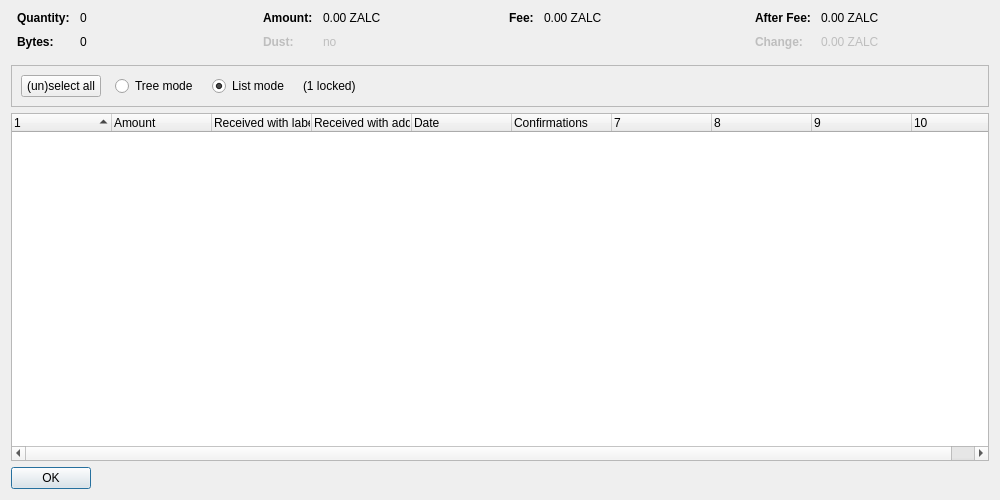
<?xml version="1.0" encoding="UTF-8"?>
<ui version="4.0">
 <class>CoinControlDialog</class>
 <widget class="QDialog" name="CoinControlDialog">
  <property name="geometry">
   <rect>
    <x>0</x>
    <y>0</y>
    <width>1000</width>
    <height>500</height>
   </rect>
  </property>
  <property name="windowTitle">
   <string>Coin Selection</string>
  </property>
  <layout class="QVBoxLayout" name="verticalLayout">
   <item>
    <layout class="QHBoxLayout" name="horizontalLayoutTop" stretch="0,0,0,0">
     <property name="topMargin">
      <number>0</number>
     </property>
     <property name="bottomMargin">
      <number>10</number>
     </property>
     <item>
      <layout class="QFormLayout" name="formLayoutCoinControl1">
       <property name="horizontalSpacing">
        <number>10</number>
       </property>
       <property name="verticalSpacing">
        <number>10</number>
       </property>
       <property name="leftMargin">
        <number>6</number>
       </property>
       <property name="rightMargin">
        <number>6</number>
       </property>
       <item row="0" column="0">
        <widget class="QLabel" name="labelCoinControlQuantityText">
         <property name="font">
          <font>
           <weight>75</weight>
           <bold>true</bold>
          </font>
         </property>
         <property name="text">
          <string>Quantity:</string>
         </property>
        </widget>
       </item>
       <item row="0" column="1">
        <widget class="QLabel" name="labelCoinControlQuantity">
         <property name="cursor">
          <cursorShape>IBeamCursor</cursorShape>
         </property>
         <property name="contextMenuPolicy">
          <enum>Qt::ActionsContextMenu</enum>
         </property>
         <property name="text">
          <string notr="true">0</string>
         </property>
         <property name="textInteractionFlags">
          <set>Qt::LinksAccessibleByMouse|Qt::TextSelectableByKeyboard|Qt::TextSelectableByMouse</set>
         </property>
        </widget>
       </item>
       <item row="1" column="0">
        <widget class="QLabel" name="labelCoinControlBytesText">
         <property name="font">
          <font>
           <weight>75</weight>
           <bold>true</bold>
          </font>
         </property>
         <property name="text">
          <string>Bytes:</string>
         </property>
        </widget>
       </item>
       <item row="1" column="1">
        <widget class="QLabel" name="labelCoinControlBytes">
         <property name="cursor">
          <cursorShape>IBeamCursor</cursorShape>
         </property>
         <property name="contextMenuPolicy">
          <enum>Qt::ActionsContextMenu</enum>
         </property>
         <property name="text">
          <string notr="true">0</string>
         </property>
         <property name="textInteractionFlags">
          <set>Qt::LinksAccessibleByMouse|Qt::TextSelectableByKeyboard|Qt::TextSelectableByMouse</set>
         </property>
        </widget>
       </item>
      </layout>
     </item>
     <item>
      <layout class="QFormLayout" name="formLayoutCoinControl2">
       <property name="horizontalSpacing">
        <number>10</number>
       </property>
       <property name="verticalSpacing">
        <number>10</number>
       </property>
       <property name="leftMargin">
        <number>6</number>
       </property>
       <property name="rightMargin">
        <number>6</number>
       </property>
       <item row="0" column="0">
        <widget class="QLabel" name="labelCoinControlAmountText">
         <property name="font">
          <font>
           <weight>75</weight>
           <bold>true</bold>
          </font>
         </property>
         <property name="text">
          <string>Amount:</string>
         </property>
        </widget>
       </item>
       <item row="0" column="1">
        <widget class="QLabel" name="labelCoinControlAmount">
         <property name="cursor">
          <cursorShape>IBeamCursor</cursorShape>
         </property>
         <property name="contextMenuPolicy">
          <enum>Qt::ActionsContextMenu</enum>
         </property>
         <property name="text">
          <string notr="true">0.00 ZALC</string>
         </property>
         <property name="textInteractionFlags">
          <set>Qt::LinksAccessibleByMouse|Qt::TextSelectableByKeyboard|Qt::TextSelectableByMouse</set>
         </property>
        </widget>
       </item>
       <item row="1" column="0">
        <widget class="QLabel" name="labelCoinControlLowOutputText">
         <property name="enabled">
          <bool>false</bool>
         </property>
         <property name="font">
          <font>
           <weight>75</weight>
           <bold>true</bold>
          </font>
         </property>
         <property name="text">
          <string>Dust:</string>
         </property>
        </widget>
       </item>
       <item row="1" column="1">
        <widget class="QLabel" name="labelCoinControlLowOutput">
         <property name="enabled">
          <bool>false</bool>
         </property>
         <property name="cursor">
          <cursorShape>IBeamCursor</cursorShape>
         </property>
         <property name="contextMenuPolicy">
          <enum>Qt::ActionsContextMenu</enum>
         </property>
         <property name="text">
          <string notr="true">no</string>
         </property>
         <property name="textInteractionFlags">
          <set>Qt::LinksAccessibleByMouse|Qt::TextSelectableByKeyboard|Qt::TextSelectableByMouse</set>
         </property>
        </widget>
       </item>
      </layout>
     </item>
     <item>
      <layout class="QFormLayout" name="formLayoutCoinControl3">
       <property name="horizontalSpacing">
        <number>10</number>
       </property>
       <property name="verticalSpacing">
        <number>10</number>
       </property>
       <property name="leftMargin">
        <number>6</number>
       </property>
       <property name="rightMargin">
        <number>6</number>
       </property>
       <item row="0" column="0">
        <widget class="QLabel" name="labelCoinControlFeeText">
         <property name="font">
          <font>
           <weight>75</weight>
           <bold>true</bold>
          </font>
         </property>
         <property name="text">
          <string>Fee:</string>
         </property>
        </widget>
       </item>
       <item row="0" column="1">
        <widget class="QLabel" name="labelCoinControlFee">
         <property name="cursor">
          <cursorShape>IBeamCursor</cursorShape>
         </property>
         <property name="contextMenuPolicy">
          <enum>Qt::ActionsContextMenu</enum>
         </property>
         <property name="text">
          <string notr="true">0.00 ZALC</string>
         </property>
         <property name="textInteractionFlags">
          <set>Qt::LinksAccessibleByMouse|Qt::TextSelectableByKeyboard|Qt::TextSelectableByMouse</set>
         </property>
        </widget>
       </item>
      </layout>
     </item>
     <item>
      <layout class="QFormLayout" name="formLayoutCoinControl4">
       <property name="horizontalSpacing">
        <number>10</number>
       </property>
       <property name="verticalSpacing">
        <number>10</number>
       </property>
       <property name="leftMargin">
        <number>6</number>
       </property>
       <property name="rightMargin">
        <number>6</number>
       </property>
       <item row="0" column="0">
        <widget class="QLabel" name="labelCoinControlAfterFeeText">
         <property name="font">
          <font>
           <weight>75</weight>
           <bold>true</bold>
          </font>
         </property>
         <property name="text">
          <string>After Fee:</string>
         </property>
        </widget>
       </item>
       <item row="0" column="1">
        <widget class="QLabel" name="labelCoinControlAfterFee">
         <property name="cursor">
          <cursorShape>IBeamCursor</cursorShape>
         </property>
         <property name="contextMenuPolicy">
          <enum>Qt::ActionsContextMenu</enum>
         </property>
         <property name="text">
          <string notr="true">0.00 ZALC</string>
         </property>
         <property name="textInteractionFlags">
          <set>Qt::LinksAccessibleByMouse|Qt::TextSelectableByKeyboard|Qt::TextSelectableByMouse</set>
         </property>
        </widget>
       </item>
       <item row="1" column="0">
        <widget class="QLabel" name="labelCoinControlChangeText">
         <property name="enabled">
          <bool>false</bool>
         </property>
         <property name="font">
          <font>
           <weight>75</weight>
           <bold>true</bold>
          </font>
         </property>
         <property name="text">
          <string>Change:</string>
         </property>
        </widget>
       </item>
       <item row="1" column="1">
        <widget class="QLabel" name="labelCoinControlChange">
         <property name="enabled">
          <bool>false</bool>
         </property>
         <property name="cursor">
          <cursorShape>IBeamCursor</cursorShape>
         </property>
         <property name="contextMenuPolicy">
          <enum>Qt::ActionsContextMenu</enum>
         </property>
         <property name="text">
          <string notr="true">0.00 ZALC</string>
         </property>
         <property name="textInteractionFlags">
          <set>Qt::LinksAccessibleByMouse|Qt::TextSelectableByKeyboard|Qt::TextSelectableByMouse</set>
         </property>
        </widget>
       </item>
      </layout>
     </item>
    </layout>
   </item>
   <item>
    <widget class="QFrame" name="frame">
     <property name="minimumSize">
      <size>
       <width>0</width>
       <height>40</height>
      </size>
     </property>
     <property name="frameShape">
      <enum>QFrame::StyledPanel</enum>
     </property>
     <property name="frameShadow">
      <enum>QFrame::Sunken</enum>
     </property>
     <layout class="QHBoxLayout" name="horizontalLayout">
      <item>
       <layout class="QHBoxLayout" name="horizontalLayoutPanel" stretch="0,0,0,0,0">
        <property name="spacing">
         <number>14</number>
        </property>
        <item>
         <widget class="QPushButton" name="pushButtonSelectAll">
          <property name="sizePolicy">
           <sizepolicy hsizetype="Maximum" vsizetype="Fixed">
            <horstretch>0</horstretch>
            <verstretch>0</verstretch>
           </sizepolicy>
          </property>
          <property name="text">
           <string>(un)select all</string>
          </property>
          <property name="autoDefault">
           <bool>false</bool>
          </property>
         </widget>
        </item>
        <item>
         <widget class="QRadioButton" name="radioTreeMode">
          <property name="sizePolicy">
           <sizepolicy hsizetype="Maximum" vsizetype="Fixed">
            <horstretch>0</horstretch>
            <verstretch>0</verstretch>
           </sizepolicy>
          </property>
          <property name="text">
           <string>Tree mode</string>
          </property>
         </widget>
        </item>
        <item>
         <widget class="QRadioButton" name="radioListMode">
          <property name="sizePolicy">
           <sizepolicy hsizetype="Maximum" vsizetype="Fixed">
            <horstretch>0</horstretch>
            <verstretch>0</verstretch>
           </sizepolicy>
          </property>
          <property name="text">
           <string>List mode</string>
          </property>
          <property name="checked">
           <bool>true</bool>
          </property>
         </widget>
        </item>
        <item>
         <widget class="QLabel" name="labelLocked">
          <property name="text">
           <string notr="true">(1 locked)</string>
          </property>
         </widget>
        </item>
        <item>
         <spacer name="horizontalSpacer">
          <property name="orientation">
           <enum>Qt::Horizontal</enum>
          </property>
          <property name="sizeHint" stdset="0">
           <size>
            <width>40</width>
            <height>20</height>
           </size>
          </property>
         </spacer>
        </item>
       </layout>
      </item>
     </layout>
    </widget>
   </item>
   <item>
    <widget class="CoinControlTreeWidget" name="treeWidget">
     <property name="contextMenuPolicy">
      <enum>Qt::CustomContextMenu</enum>
     </property>
     <property name="sortingEnabled">
      <bool>false</bool>
     </property>
     <property name="columnCount">
      <number>10</number>
     </property>
     <attribute name="headerShowSortIndicator" stdset="0">
      <bool>true</bool>
     </attribute>
     <attribute name="headerStretchLastSection">
      <bool>false</bool>
     </attribute>
     <column>
      <property name="text">
       <string/>
      </property>
     </column>
     <column>
      <property name="text">
       <string>Amount</string>
      </property>
     </column>
     <column>
      <property name="text">
       <string>Received with label</string>
      </property>
     </column>
     <column>
      <property name="text">
       <string>Received with address</string>
      </property>
     </column>
     <column>
      <property name="text">
       <string>Date</string>
      </property>
     </column>
     <column>
      <property name="text">
       <string>Confirmations</string>
      </property>
      <property name="toolTip">
       <string>Confirmed</string>
      </property>
     </column>
     <column>
      <property name="text">
       <string/>
      </property>
     </column>
     <column>
      <property name="text">
       <string/>
      </property>
     </column>
     <column>
      <property name="text">
       <string/>
      </property>
     </column>
     <column>
      <property name="text">
       <string/>
      </property>
     </column>
    </widget>
   </item>
   <item>
    <widget class="QDialogButtonBox" name="buttonBox">
     <property name="sizePolicy">
      <sizepolicy hsizetype="Maximum" vsizetype="Fixed">
       <horstretch>0</horstretch>
       <verstretch>0</verstretch>
      </sizepolicy>
     </property>
     <property name="orientation">
      <enum>Qt::Horizontal</enum>
     </property>
     <property name="standardButtons">
      <set>QDialogButtonBox::Ok</set>
     </property>
    </widget>
   </item>
  </layout>
 </widget>
 <customwidgets>
  <customwidget>
   <class>CoinControlTreeWidget</class>
   <extends>QTreeWidget</extends>
   <header>coincontroltreewidget.h</header>
  </customwidget>
 </customwidgets>
 <resources/>
 <connections/>
</ui>
